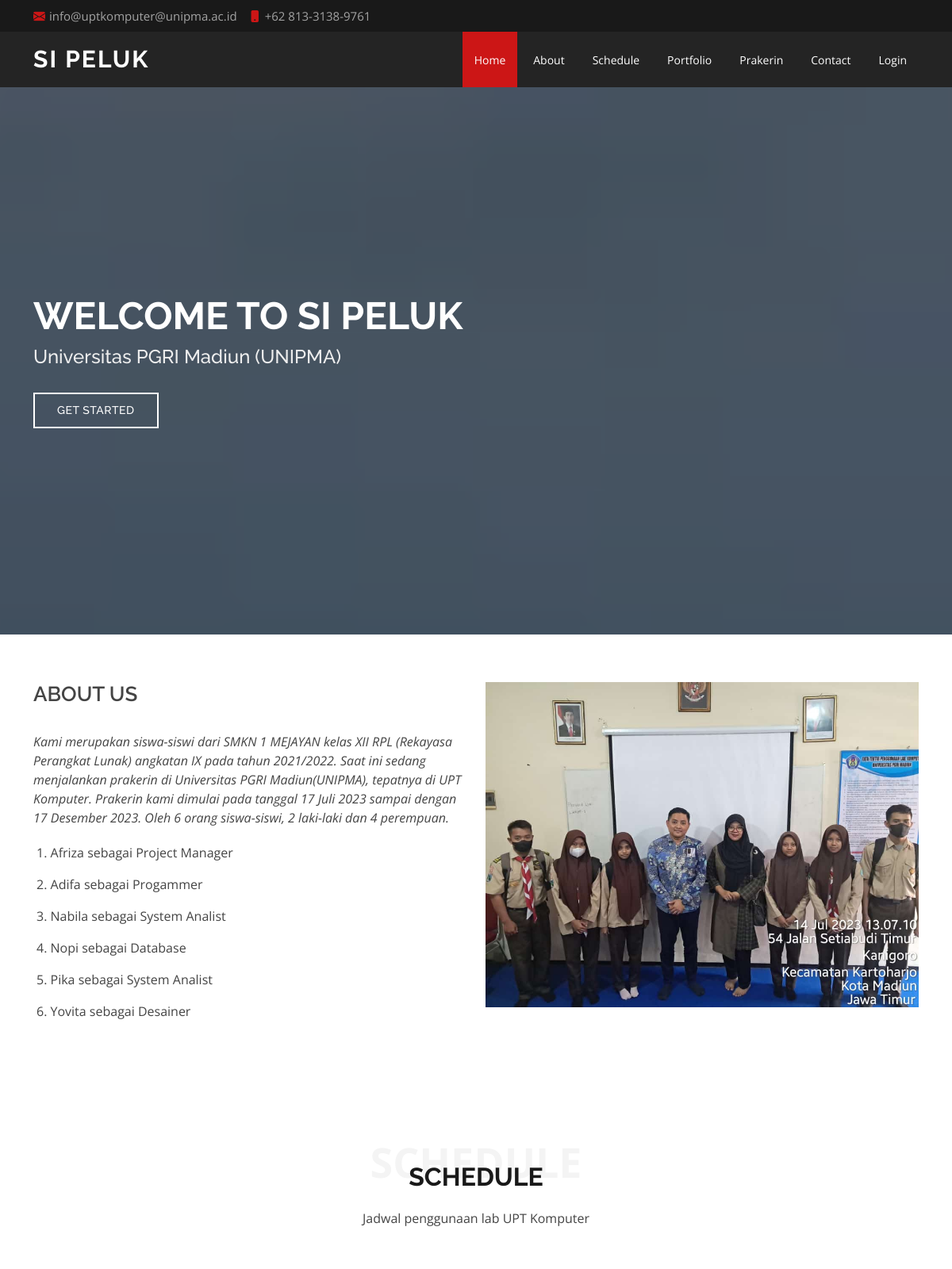
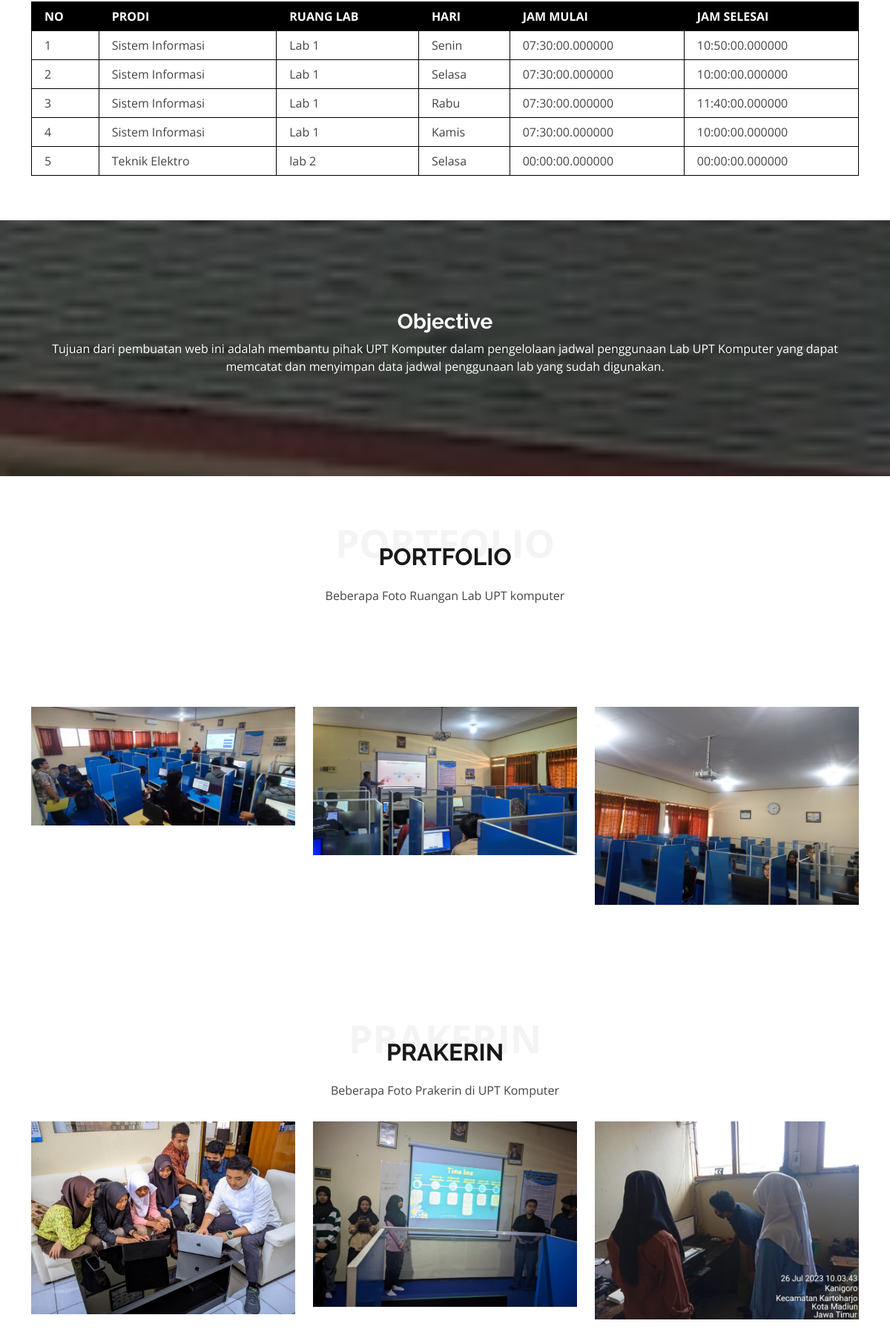
Screenshot of /index1.php (upper part) with the database file from the repository (2 pictures, top to bottom).
### tables this page shows
CREATE TABLE `jadwal` (
  `ID` int(8) NOT NULL,
  `PEMESAN` varchar(50) NOT NULL,
  `PRODI` varchar(50) NOT NULL,
  `RUANG LAB` varchar(50) NOT NULL,
  `HARI` varchar(10) NOT NULL,
  `TANGGAL PINJAM` date NOT NULL,
  `JAM MULAI` time(6) NOT NULL,
  `JAM SELESAI` time(6) NOT NULL,
  `KETERANGAN` varchar(225) NOT NULL,
  `PENANGGUNG JAWAB` varchar(50) NOT NULL
);

### funcion.php (called while the page is built, shortened)
<?php
$coon=mysqli_connect("localhost","root","","day");
function query($database){
    global $coon;
    $rows=[];
    $result=mysqli_query($coon,$database);
    while($row=mysqli_fetch_assoc($result)){
        $rows[]=$row;
    }
    return $rows;
}
?>

### index1.php (the view, shortened to what this page needs)
<!DOCTYPE html>
<html lang="en">
<head>
  <link href="assets/vendor/aos/aos.css" rel="stylesheet">
  <link href="assets/vendor/bootstrap/css/bootstrap.min.css" rel="stylesheet">
  <link href="assets/vendor/bootstrap-icons/bootstrap-icons.css" rel="stylesheet">
  <link href="assets/vendor/boxicons/css/boxicons.min.css" rel="stylesheet">
  <link href="assets/vendor/glightbox/css/glightbox.min.css" rel="stylesheet">
  <link href="assets/vendor/swiper/swiper-bundle.min.css" rel="stylesheet">
  <link href="assets/css/style.css" rel="stylesheet">
</head>
<body>
  <section id="topbar" class="d-flex align-items-center">
    <div class="container d-flex justify-content-center justify-content-md-between">
      <div class="contact-info d-flex align-items-center">
        <i class="bi bi-envelope-fill"></i><a>info@uptkomputer@unipma.ac.id</a>
        <i class="bi bi-phone-fill phone-icon"></i> +62 813-3138-9761
      </div>
    </div>
  </section>
  <header id="header" class="d-flex align-items-center">
    <div class="container d-flex align-items-center justify-content-between">
      <h1 class="logo"><a href="index.html">SI PELUK</a></h1>
      <nav id="navbar" class="navbar">
        <ul>
          <li><a class="nav-link scrollto active" href="#hero">Home</a></li>
          <li><a class="nav-link scrollto" href="#about">About</a></li>
          <li><a class="nav-link scrollto" href="#services">Schedule</a></li>
          <li><a class="nav-link scrollto " href="#portfolio">Portfolio</a></li>
          <li><a class="nav-link scrollto " href="#pricing">Prakerin</a></li>
          <li><a class="nav-link scrollto" href="#contact">Contact</a></li>
          <li><a class="nav-link scrollto" href="#team">Login</a></li>
        </ul>
      </nav>
    </div>
  </header>
  <section id="hero" class="d-flex align-items-center">
    <div class="container position-relative" data-aos="fade-up" data-aos-delay="500">
      <h1>Welcome to SI PELUK</h1>
      <h2>Universitas PGRI Madiun (UNIPMA)</h2>
      <a href="#about" class="btn-get-started scrollto">Get Started</a>
    </div>
  </section>
  <main id="main">
    <section id="about" class="about">
      <div class="container">
        <div class="row">
          <div class="col-lg-6 order-1 order-lg-2" data-aos="fade-left">
            <img src="assets/img/prakerin-2.jpeg" class="img-fluid" alt="">
          </div>
          <div class="col-lg-6 pt-4 pt-lg-0 order-2 order-lg-1 content" data-aos="fade-right">
            <h3>ABOUT US</h3>
            <br>
            <p class="fst-italic">
              Kami merupakan siswa-siswi dari SMKN 1 MEJAYAN kelas XII RPL (Rekayasa Perangkat Lunak) angkatan IX pada tahun 2021/2022. Saat ini sedang menjalankan prakerin di Universitas PGRI Madiun(UNIPMA), tepatnya di UPT Komputer. Prakerin kami dimulai pada tanggal 17 Juli 2023 sampai dengan 17 Desember 2023. Oleh 6 orang siswa-siswi, 2 laki-laki dan 4 perempuan.
            </p>
            <ul>
              <li><i></i>1. Afriza sebagai Project Manager</li>
              <li><i></i>2. Adifa sebagai Progammer</li>
              <li><i></i>3. Nabila sebagai System Analist</li>
              <li><i></i>4. Nopi sebagai Database</li>
              <li><i></i>5. Pika sebagai System Analist</li>
              <li><i></i>6. Yovita sebagai Desainer</li>
            </ul>
          </div>
        </div>
      </div>
    </section>
    <section id="services" class="services">
      <div class="container">
        <div class="section-title">
          <span>Schedule</span>
          <h2>Schedule</h2>
          <p>Jadwal penggunaan lab UPT Komputer </p>
        </div>
        <?php
 require "funcion.php";
 $database = query('SELECT * FROM jadwal');
?>
<!DOCTYPE html>
<html lang="en">
<head>
</head>
<body>
    </div>
    <br>
    <div class="container">
        <table border="1" cellpadding="10" cellspacing="0">
            <thead class="thead">
                <tr>
                    <th>NO</th>
                    <th>PRODI</th>
                    <th>RUANG LAB</th>
                    <th>HARI</th>
                    <th>JAM MULAI</th>
                    <th>JAM SELESAI</th>
                </tr>
            </thead>
            <tbody>
                <?php $i=1; ?>
                <?php foreach($database as $dts) :?>
                 <tr>
                    <td><?php echo $i ?></td>
                <td><?php echo $dts["PRODI"] ?></td>
                <td><?php echo $dts["RUANG LAB"] ?></td>
                <td><?php echo $dts["HARI"] ?></td>
                <td><?php echo $dts["JAM MULAI"] ?></td>
                <td><?php echo $dts["JAM SELESAI"] ?></td>
                </tr>
                <?php $i++; ?>
                <?php endforeach;?>
            </tbody>
        </table>
    </div>
</body>
</html>
    <section id="cta" class="cta">
      <div class="container" data-aos="zoom-in">
        <div class="text-center">
          <h3>Objective</h3>
          <p>Tujuan dari pembuatan web ini adalah membantu pihak UPT Komputer dalam pengelolaan jadwal penggunaan Lab UPT Komputer yang dapat memcatat dan menyimpan data jadwal penggunaan lab yang sudah digunakan.</p>
        </div>
      </div>
    </section>
    <section id="portfolio" class="portfolio">
      <div class="container">
        <div class="section-title">
          <span>Portfolio</span>
          <h2>Portfolio</h2>
          <p>Beberapa Foto Ruangan Lab UPT komputer</p>
        </div>
        <div class="row portfolio-container" data-aos="fade-up" data-aos-delay="150">
          <div class="col-lg-4 col-md-6 portfolio-item filter-app">
          </div>
          <div class="col-lg-4 col-md-6 portfolio-item filter-web">
          </div>
          <div class="col-lg-4 col-md-6 portfolio-item filter-app">
          </div>
          <div class="col-lg-4 col-md-6 portfolio-item filter-card">
          </div>
          <div class="col-lg-4 col-md-6 portfolio-item filter-web">
          </div>
          <div class="col-lg-4 col-md-6 portfolio-item filter-app">
          </div>
          <div class="col-lg-4 col-md-6 portfolio-item filter-card">
            <img src="assets/img/portfolio/lab.jpg" class="img-fluid" alt="">
          </div>
          <div class="col-lg-4 col-md-6 portfolio-item filter-card">
            <img src="assets/img/portfolio/upt.jpg" class="img-fluid" alt="">
          </div>
          <div class="col-lg-4 col-md-6 portfolio-item filter-web">
            <img src="assets/img/portfolio/komputer.jpg" class="img-fluid" alt="">
          </div>
        </div>
      </div>
    </section>
    <section id="pricing" class="portfolio">
      <div class="container">
        <div class="section-title">
          <span>Prakerin</span>
          <h2>Prakerin</h2>
          <p>Beberapa Foto Prakerin di UPT Komputer</p>
        </div>
        <div class="row portfolio-container" data-aos="fade-up" data-aos-delay="150">
          <div class="col-lg-4 col-md-6 portfolio-item filter-app">
            <img src="assets/img/kita.jpg" class="img-fluid" alt="">
          </div>
          <div class="col-lg-4 col-md-6 portfolio-item filter-web">
            <img src="assets/img/prakerin-1.jpg" class="img-fluid" alt="">
          </div>
          <div class="col-lg-4 col-md-6 portfolio-item filter-app">
            <img src="assets/img/prakerin-5.jpg" class="img-fluid" alt="">
          </div>
        </div>
      </div>
    </section>
</body>
</html>

### assets/css/style.css (style rules this page uses)
body { font-family: "Open Sans", sans-serif; color: #444444; }
a { color: #cc1616; text-decoration: none; }
h1, h2, h3, h4, h5, h6 { font-family: "Raleway", sans-serif; }
#topbar { background: #191919; font-size: 15px; height: 40px; padding: 0; color: rgba(255, 255, 255, 0.6); }
#topbar .contact-info a { line-height: 0; color: rgba(255, 255, 255, 0.6); transition: 0.3s; }
#topbar .contact-info i { color: #cc1616; line-height: 0; margin-right: 5px; }
#topbar .contact-info .phone-icon { margin-left: 15px; }
#header { background: rgba(25, 25, 25, 0.95); transition: all 0.5s; z-index: 997; height: 70px; }
#header .logo { font-size: 30px; margin: 0; padding: 0; line-height: 1; font-weight: 700; letter-spacing: 2px; text-transform: uppercase; }
#header .logo a { color: #fff; }
.navbar { padding: 0; }
.navbar ul { margin: 0; padding: 0; display: flex; list-style: none; align-items: center; }
.navbar li { position: relative; }
.navbar>ul>li { margin-left: 5px; }
.navbar a, .navbar a:focus { display: flex; align-items: center; justify-content: space-between; padding: 25px 15px 24px 15px; font-size: 14px; color: #fff; white-space: nowrap; transition: 0.3s; }
.navbar a:hover, .navbar .active, .navbar .active:focus, .navbar li:hover>a { background: #cc1616; }
#hero { width: 100%; height: calc(100vh - 110px); background: url("../img/graha.png") top center; background-size: cover; position: relative; }
#hero:before { content: ""; background: rgba(0, 0, 0, 0.5); position: absolute; bottom: 0; top: 0; left: 0; right: 0; }
#hero h1 { margin: 0 0 10px 0; font-size: 48px; font-weight: 700; line-height: 56px; text-transform: uppercase; color: #fff; }
#hero h2 { color: #eee; margin-bottom: 30px; font-size: 24px; }
#hero .btn-get-started { font-family: "Raleway", sans-serif; text-transform: uppercase; font-weight: 500; font-size: 14px; letter-spacing: 0.5px; display: inline-block; padding: 10px 28px; transition: 0.5s; border: 2px solid #fff; color: #fff; }
@media (min-width: 1024px) { #hero { background-attachment: fixed; } }
section { padding: 60px 0; overflow: hidden; }
.section-title { text-align: center; padding: 30px 0; position: relative; }
.section-title h2 { font-size: 32px; font-weight: 700; text-transform: uppercase; margin-bottom: 20px; padding-bottom: 0; color: #191919; position: relative; z-index: 2; }
.section-title span { position: absolute; top: 30px; color: #f4f4f4; left: 0; right: 0; z-index: 1; font-weight: 700; font-size: 52px; text-transform: uppercase; line-height: 0; }
.section-title p { margin-bottom: 0; position: relative; z-index: 2; }
.about .content h3 { font-weight: 600; font-size: 26px; }
.about .content ul { list-style: none; padding: 0; }
.about .content ul li { padding-bottom: 10px; }
.about .content ul i { font-size: 20px; padding-right: 4px; color: #cc1616; }
.cta { background: linear-gradient(rgba(2, 2, 2, 0.5), rgba(0, 0, 0, 0.5)), url("../img/gedung.jpg") fixed center center; background-size: cover; padding: 120px 0; }
.cta h3 { color: #fff; font-size: 28px; font-weight: 700; }
.cta p { color: #fff; }
.portfolio .portfolio-item { margin-bottom: 30px; }

### index1.php (style rules this page uses)
.container table { margin: auto; width: 100%; min-height: 200px; }
.thead { background-color: black; color: white; width: 100%; min-height: 200px; }
table th, table td { border: 1px solid #000000; padding: 7px 17px; }

### rows the page displays
jadwal: PRODI "Sistem Informasi", RUANG LAB "Lab 1", HARI "Senin", JAM MULAI "07:30:00.000000", JAM SELESAI "10:50:00.000000"
jadwal: PRODI "Sistem Informasi", RUANG LAB "Lab 1", HARI "Selasa", JAM MULAI "07:30:00.000000", JAM SELESAI "10:00:00.000000"
jadwal: PRODI "Sistem Informasi", RUANG LAB "Lab 1", HARI "Rabu", JAM MULAI "07:30:00.000000", JAM SELESAI "11:40:00.000000"
jadwal: PRODI "Sistem Informasi", RUANG LAB "Lab 1", HARI "Kamis", JAM MULAI "07:30:00.000000", JAM SELESAI "10:00:00.000000"
jadwal: PRODI "Teknik Elektro", RUANG LAB "lab 2", HARI "Selasa", JAM MULAI "00:00:00.000000", JAM SELESAI "00:00:00.000000"
